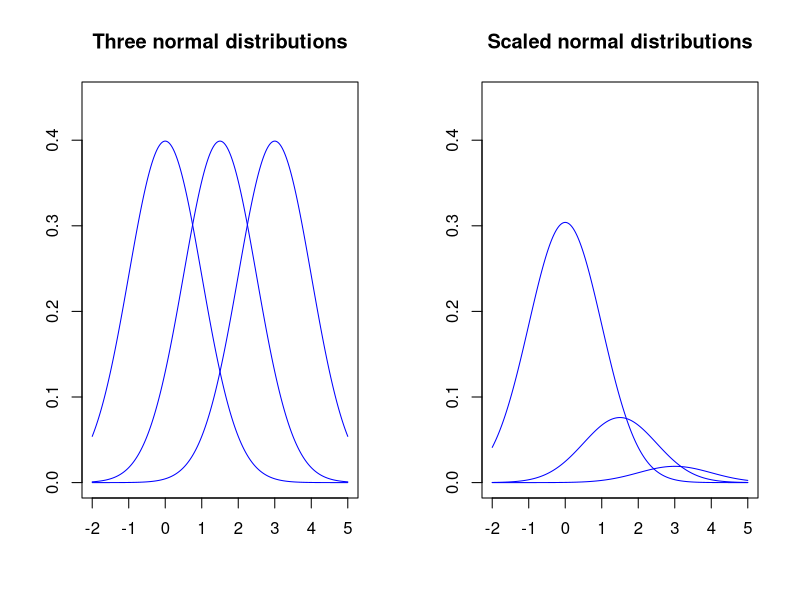
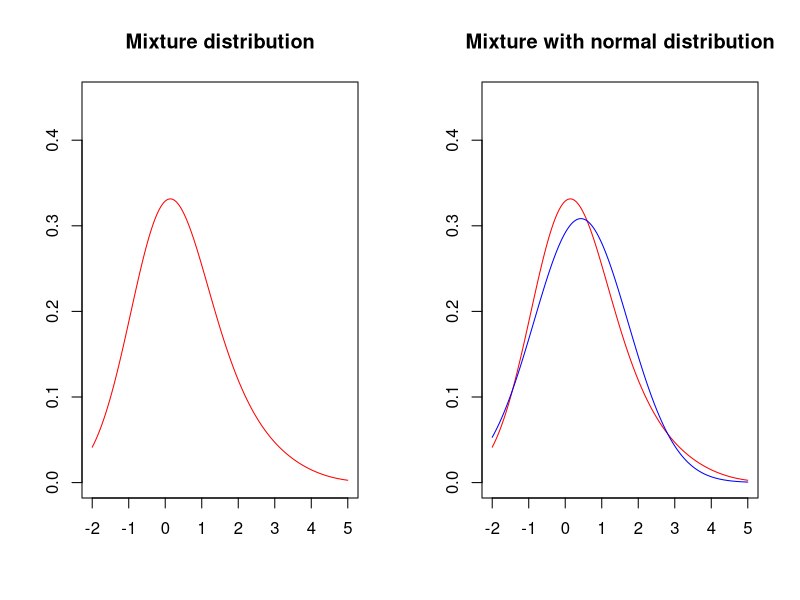

R code for these plots, in order:
## ---- chunk 1
knitr::opts_chunk$set(fig.width = 8, fig.height = 4, fig.path='Figs/',
                      echo = FALSE, warning = FALSE, message = FALSE)
## ---- chunk 2
oldpar <- par()
par(mfrow=c(1, 2))

mus <-1.5*c(0, 1, 2) 

sigma <- 1
xas <- seq(min(mus) - 2.0*sigma, max(mus) + 2.0*sigma, .001)
plot(xas,dnorm(xas, mus[1], sqrt(sigma)), type="l", col="blue", ylab='', 
     xlab=' ', main='Three normal distributions', ylim = c(0, .45))
lines(xas, dnorm(xas, mus[2], sqrt(sigma)), type="l", col="blue")
lines(xas, dnorm(xas, mus[3], sqrt(sigma)), type="l", col="blue")
th <- .25
pow <- c(1:3)
p <- th^pow/sum(th^pow)

plot(xas, p[1]*dnorm(xas, mus[1], sqrt(sigma)), type="l", col="blue", ylab='', 
     xlab=' ',  main='Scaled normal distributions', ylim = c(0, .45))
lines(xas, p[2]*dnorm(xas, mus[2], sqrt(sigma)), type="l", col="blue")
lines(xas, p[3]*dnorm(xas, mus[3], sqrt(sigma)), type="l", col="blue")
## ---- chunk 3
mixnorm <- function(p, x, mu, sd)
{
  val <- 0
  for (i in 1:length(p))
  {
    val <- val+p[i]*dnorm(x, mu[i], sd)
  }
  val
}
## ---- chunk 4
oldpar <- par()
par(mfrow=c(1, 2))


plot(xas, mixnorm(p, xas, mus, sigma), type="l", col="red", ylab='',
     xlab=' ', main='Mixture distribution', ylim = c(0, .45))


var <- 0
mu_appr <- sum(p*mus)
for (i in 1:length(p))
{

  var <- var + p[i]*(mus[i]-mu_appr)^2
}
sigma <- sigma + var
plot(xas, mixnorm(p, xas, mus, 1),  type="l", col="red",
     ylab=' ', xlab=' ', main = 'Mixture with normal distribution', ylim = c(0, .45))
lines(xas, dnorm(xas, mu_appr, sqrt(sigma)), type="l", col = "blue")

